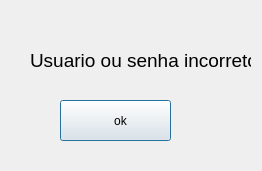
<?xml version="1.0" encoding="UTF-8"?>
<ui version="4.0">
 <class>Dialog</class>
 <widget class="QDialog" name="Dialog">
  <property name="geometry">
   <rect>
    <x>0</x>
    <y>0</y>
    <width>262</width>
    <height>171</height>
   </rect>
  </property>
  <property name="windowTitle">
   <string>Dialog</string>
  </property>
  <widget class="QPushButton" name="pushButton">
   <property name="geometry">
    <rect>
     <x>60</x>
     <y>100</y>
     <width>111</width>
     <height>41</height>
    </rect>
   </property>
   <property name="text">
    <string>   ok</string>
   </property>
   <property name="icon">
    <iconset>
     <normaloff>icon sis/atencao.png</normaloff>icon sis/atencao.png</iconset>
   </property>
  </widget>
  <widget class="QLabel" name="label">
   <property name="geometry">
    <rect>
     <x>30</x>
     <y>20</y>
     <width>221</width>
     <height>81</height>
    </rect>
   </property>
   <property name="styleSheet">
    <string notr="true">font: italic 11pt &quot;Ubuntu Condensed&quot;;</string>
   </property>
   <property name="text">
    <string>&lt;html&gt;&lt;head/&gt;&lt;body&gt;&lt;p&gt;&lt;span style=&quot; font-size:14pt;&quot;&gt;Usuario ou senha incorreto&lt;/span&gt;&lt;/p&gt;&lt;/body&gt;&lt;/html&gt;</string>
   </property>
  </widget>
 </widget>
 <resources/>
 <connections>
  <connection>
   <sender>pushButton</sender>
   <signal>clicked(bool)</signal>
   <receiver>Dialog</receiver>
   <slot>close()</slot>
   <hints>
    <hint type="sourcelabel">
     <x>125</x>
     <y>140</y>
    </hint>
    <hint type="destinationlabel">
     <x>130</x>
     <y>101</y>
    </hint>
   </hints>
  </connection>
 </connections>
</ui>
